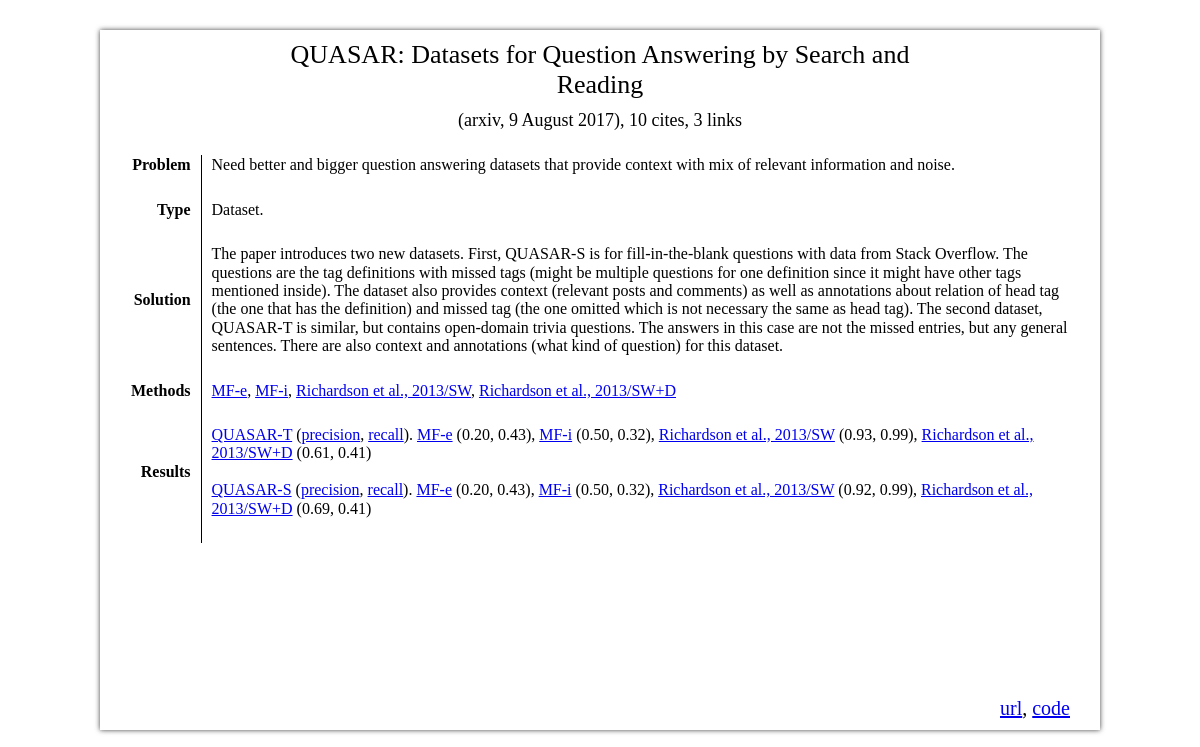
/paper/1/, run on an earlier commit of the app's database.
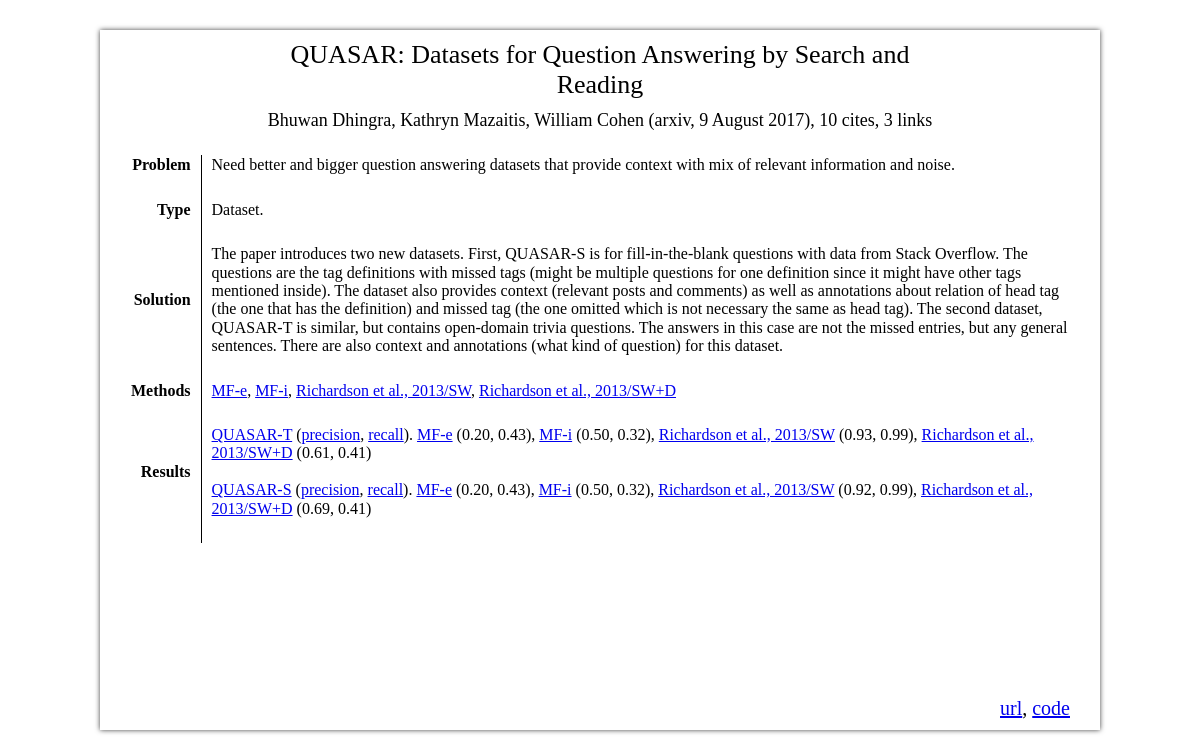
And on a later commit of the database.
### paper/models.py (models this page shows, shortened)
class Paper(models.Model):
    title = models.CharField(max_length=200)
    problem = models.TextField(max_length=500)
    solution = models.TextField(max_length=2000)
    DATASET_TYPE = 0
    METHOD_TYPE = 1
    THEORY_TYPE = 2
    TYPE_CHOICES = (
        (DATASET_TYPE, 'Dataset'),
        (METHOD_TYPE, 'Method'),
        (THEORY_TYPE, 'Theory'),
    )
    type = models.IntegerField(choices=TYPE_CHOICES)
    authors = models.ManyToManyField(Author)

class Method(models.Model):
    title = models.CharField(max_length=100)
    short_title = models.CharField(max_length=20)
    description = models.TextField(max_length=3200)
    orig_paper = models.ForeignKey(
        Paper, on_delete=models.CASCADE, verbose_name='Original paper',
    )

class Author(models.Model):
    name = models.CharField(max_length=100)

### paper/views.py (the view)
# urls.py: path('<int:paper_id>/', views.paper_view, name='paper'),
def paper_view(request, paper_id):
    paper = get_object_or_404(Paper, pk=paper_id)
    context = {
        'paper': paper,
        'methods': Method.objects.filter(orig_paper_id=paper_id),
    }
    return render(request, "paper/paper.html", context)

### paper/templates/paper/paper.html
{% extends "base_element.html" %}
{% load static %}
{% block css-include %}
    <link rel="stylesheet" type="text/css" href="{% static 'styles/paper.css' %}"/>
{% endblock %}
{% block content %}
    <header>{{ paper.title }}</header>
    <div id="info">
        {% for author in paper.authors.all %}
            {{ author.name }}{%if not forloop.last%},{%endif%}
        {% endfor %} (arxiv, 9 August 2017), 10 cites, 3 links</div>
    <table id="content">
        <tr class="content-row">
            <td class="elem-header">Problem</td>
            <td class="elem-text">{{ paper.problem }}</td>
        </tr>
        <tr class="content-row">
            <td class="elem-header">Type</td>
            <td class="elem-text">{{ paper.get_type_display }}.</td>
        </tr>
        <tr class="content-row">
            <td class="elem-header">Solution</td>
            <td class="elem-text">{{ paper.solution }}</td>
        </tr>
        <tr class="content-row">
            <td class="elem-header">Methods</td>
            <td class="elem-text">
                {% for method in methods %}
                    <a href="{% url "paper:method" method.id %}">{{ method.short_title }}</a>,
                {% endfor %}
                <a href="#3">Richardson et al., 2013/SW</a>,
                <a href="#4">Richardson et al., 2013/SW+D</a>
            </td>
        </tr>
        <tr class="content-row">
            <td class="elem-header">Results</td>
            <td class="elem-text">
                <a href="#0">QUASAR-T</a> (<a href="#0">precision</a>, <a href="#0">recall</a>).
                <a href="#1">MF-e</a> (0.20, 0.43),
                <a href="#2">MF-i</a> (0.50, 0.32),
                <a href="#3">Richardson et al., 2013/SW</a> (0.93, 0.99),
                <a href="#4">Richardson et al., 2013/SW+D</a> (0.61, 0.41)
                <br/><br/>
                <a href="#0">QUASAR-S</a> (<a href="#0">precision</a>, <a href="#0">recall</a>).
                <a href="#1">MF-e</a> (0.20, 0.43),
                <a href="#2">MF-i</a> (0.50, 0.32),
                <a href="#3">Richardson et al., 2013/SW</a> (0.92, 0.99),
                <a href="#4">Richardson et al., 2013/SW+D</a> (0.69, 0.41)
            </td>
        </tr>
    </table>
    <footer>
        <a href="https://arxiv.org/abs/1707.03904">url</a>,
        <a href="https://github.com/bdhingra/quasar">code</a>
    </footer>
{% endblock content %}

### paper/templates/base_element.html (shortened to what this page needs)
{% load static %}
<!DOCTYPE html>
<head>
    <link rel="stylesheet" type="text/css" href="{% static 'styles/normalize.css' %}" />
    <link rel="stylesheet" type="text/css" href="{% static 'styles/base_element.css' %}"/>
    {% block css-include %} {% endblock %}
</head>
<body>
    <div id="element">
    {% block content %}{% endblock %}
    </div>
</body>
</html>

### paper/static/styles/base_element.css (style rules this page uses)
#element { width: 1000px; height: 700px; margin-left: auto; margin-right: auto; margin-top: 30px; position: relative; -webkit-box-shadow: 0px 0px 5px 0px rgba(0, 0, 0, 0.75); -moz-box-shadow: 0px 0px 5px 0px rgba(0, 0, 0, 0.75); box-shadow: 0px 0px 5px 0px rgba(0, 0, 0, 0.75); }

### paper/static/styles/paper.css (style rules this page uses)
#element header { font-size: 26px; width: 700px; text-align: center; margin-left: auto; margin-right: auto; padding-top: 10px; }
#element #content { margin-left: 30px; margin-right: 30px; margin-top: 25px; border-collapse: collapse; }
#element #info { font-size: 18px; width: 900px; text-align: center; margin-left: auto; margin-right: auto; margin-top: 10px; }
#element .elem-header { font-weight: bold; text-align: right; border-right: 1px solid black; padding-right: 10px; }
#element .elem-text { padding-left: 10px; }
#element .content-row td { padding-bottom: 25px; }
#element footer { text-align: right; margin-right: 30px; font-size: 20px; position: absolute; bottom: 10px; right: 0px; }

What changed in the data, as far as the page shows it:
added Author: name "Bhuwan Dhingra"
added Author: name "Kathryn Mazaitis"
added Author: name "William Cohen"
